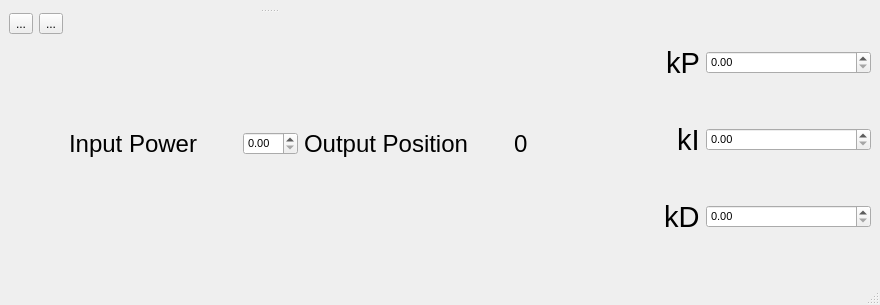
<?xml version="1.0" encoding="UTF-8"?>
<ui version="4.0">
 <class>MainWindow</class>
 <widget class="QMainWindow" name="MainWindow">
  <property name="geometry">
   <rect>
    <x>0</x>
    <y>0</y>
    <width>880</width>
    <height>305</height>
   </rect>
  </property>
  <property name="windowTitle">
   <string>LAC PID Control</string>
  </property>
  <widget class="QWidget" name="centralwidget">
   <layout class="QHBoxLayout" name="horizontalLayout_10">
    <item>
     <widget class="QSplitter" name="splitter_3">
      <property name="orientation">
       <enum>Qt::Vertical</enum>
      </property>
      <widget class="QSplitter" name="splitter_2">
       <property name="orientation">
        <enum>Qt::Vertical</enum>
       </property>
      </widget>
      <widget class="QWidget" name="layoutWidget_2">
       <layout class="QVBoxLayout" name="verticalLayout_7">
        <item>
         <layout class="QHBoxLayout" name="horizontalLayout_8">
          <item>
           <layout class="QHBoxLayout" name="horizontalLayout_4">
            <item>
             <layout class="QHBoxLayout" name="horizontalLayout_2">
              <item alignment="Qt::AlignTop">
               <widget class="QToolButton" name="startButton">
                <property name="text">
                 <string>...</string>
                </property>
                <property name="icon">
                 <iconset>
                  <normaloff>../../artwork/icons/qudiTheme/22x22/start-counter.png</normaloff>../../artwork/icons/qudiTheme/22x22/start-counter.png</iconset>
                </property>
               </widget>
              </item>
              <item alignment="Qt::AlignTop">
               <widget class="QToolButton" name="stopButton">
                <property name="text">
                 <string>...</string>
                </property>
                <property name="icon">
                 <iconset>
                  <normaloff>../../artwork/icons/qudiTheme/22x22/stop-counter.png</normaloff>../../artwork/icons/qudiTheme/22x22/stop-counter.png</iconset>
                </property>
               </widget>
              </item>
             </layout>
            </item>
            <item>
             <layout class="QHBoxLayout" name="horizontalLayout_3">
              <item>
               <layout class="QVBoxLayout" name="verticalLayout_5">
                <item>
                 <widget class="QLabel" name="label_4">
                  <property name="font">
                   <font>
                    <pointsize>18</pointsize>
                   </font>
                  </property>
                  <property name="text">
                   <string>Input Power</string>
                  </property>
                 </widget>
                </item>
               </layout>
              </item>
              <item>
               <spacer name="horizontalSpacer_3">
                <property name="orientation">
                 <enum>Qt::Horizontal</enum>
                </property>
                <property name="sizeType">
                 <enum>QSizePolicy::Fixed</enum>
                </property>
                <property name="sizeHint" stdset="0">
                 <size>
                  <width>40</width>
                  <height>20</height>
                 </size>
                </property>
               </spacer>
              </item>
             </layout>
            </item>
            <item>
             <layout class="QVBoxLayout" name="verticalLayout_6">
              <item>
               <widget class="QDoubleSpinBox" name="powerInput">
                <property name="font">
                 <font>
                  <pointsize>8</pointsize>
                 </font>
                </property>
               </widget>
              </item>
             </layout>
            </item>
           </layout>
          </item>
          <item>
           <layout class="QHBoxLayout" name="horizontalLayout_5">
            <item>
             <layout class="QHBoxLayout" name="horizontalLayout_6">
              <item>
               <layout class="QVBoxLayout" name="verticalLayout_8">
                <item>
                 <widget class="QLabel" name="label_5">
                  <property name="font">
                   <font>
                    <pointsize>18</pointsize>
                   </font>
                  </property>
                  <property name="text">
                   <string>Output Position</string>
                  </property>
                 </widget>
                </item>
               </layout>
              </item>
              <item>
               <spacer name="horizontalSpacer_4">
                <property name="orientation">
                 <enum>Qt::Horizontal</enum>
                </property>
                <property name="sizeType">
                 <enum>QSizePolicy::Fixed</enum>
                </property>
                <property name="sizeHint" stdset="0">
                 <size>
                  <width>40</width>
                  <height>20</height>
                 </size>
                </property>
               </spacer>
              </item>
              <item>
               <layout class="QVBoxLayout" name="verticalLayout_9">
                <item>
                 <widget class="QLabel" name="posOutput">
                  <property name="font">
                   <font>
                    <pointsize>18</pointsize>
                   </font>
                  </property>
                  <property name="text">
                   <string>0</string>
                  </property>
                 </widget>
                </item>
               </layout>
              </item>
             </layout>
            </item>
           </layout>
          </item>
         </layout>
        </item>
       </layout>
      </widget>
     </widget>
    </item>
    <item>
     <layout class="QVBoxLayout" name="verticalLayout">
      <item>
       <layout class="QHBoxLayout" name="horizontalLayout">
        <item alignment="Qt::AlignRight">
         <widget class="QLabel" name="label_7">
          <property name="font">
           <font>
            <pointsize>22</pointsize>
           </font>
          </property>
          <property name="text">
           <string>kP</string>
          </property>
         </widget>
        </item>
        <item>
         <widget class="QDoubleSpinBox" name="k_P">
          <property name="font">
           <font>
            <pointsize>8</pointsize>
           </font>
          </property>
         </widget>
        </item>
       </layout>
      </item>
      <item>
       <layout class="QHBoxLayout" name="horizontalLayout_7">
        <item alignment="Qt::AlignRight">
         <widget class="QLabel" name="label_8">
          <property name="font">
           <font>
            <pointsize>22</pointsize>
           </font>
          </property>
          <property name="text">
           <string>kI</string>
          </property>
         </widget>
        </item>
        <item>
         <widget class="QDoubleSpinBox" name="k_I">
          <property name="font">
           <font>
            <pointsize>8</pointsize>
           </font>
          </property>
         </widget>
        </item>
       </layout>
      </item>
      <item>
       <layout class="QHBoxLayout" name="horizontalLayout_9">
        <item alignment="Qt::AlignRight">
         <widget class="QLabel" name="label_9">
          <property name="font">
           <font>
            <pointsize>22</pointsize>
           </font>
          </property>
          <property name="text">
           <string>kD</string>
          </property>
         </widget>
        </item>
        <item>
         <widget class="QDoubleSpinBox" name="k_D">
          <property name="font">
           <font>
            <pointsize>8</pointsize>
           </font>
          </property>
         </widget>
        </item>
       </layout>
      </item>
     </layout>
    </item>
   </layout>
  </widget>
  <widget class="QMenuBar" name="menubar">
   <property name="geometry">
    <rect>
     <x>0</x>
     <y>0</y>
     <width>880</width>
     <height>21</height>
    </rect>
   </property>
  </widget>
  <widget class="QStatusBar" name="statusbar"/>
 </widget>
 <resources/>
 <connections/>
</ui>
